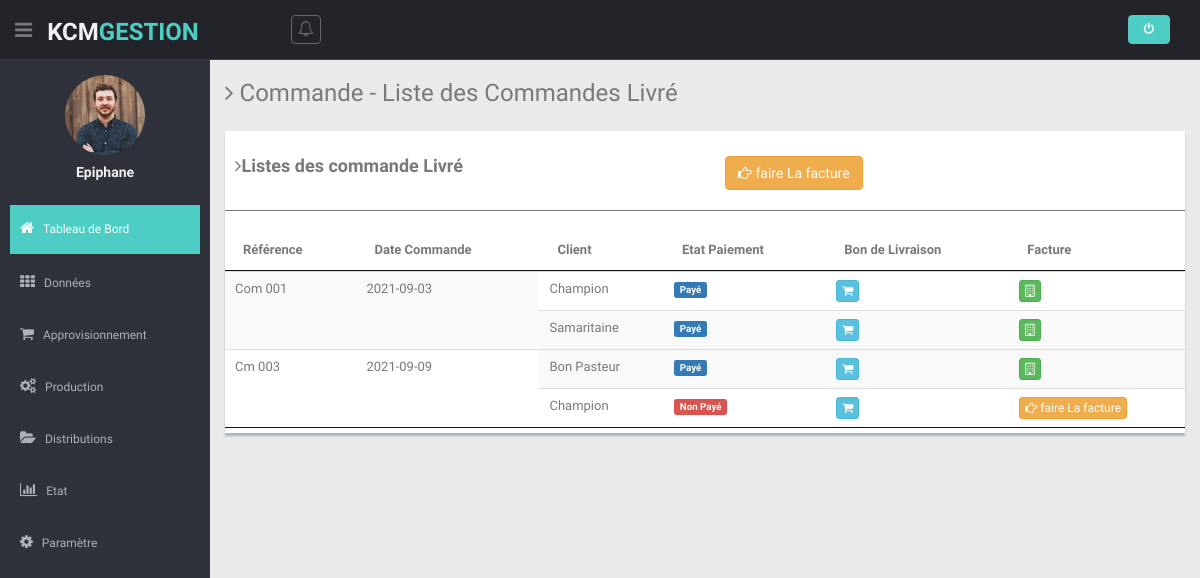
The page /views/bon_de_livraison.php (signed in) on the database its author committed.
### tables this page shows
CREATE TABLE `users` (
  `id_users` int(11) NOT NULL,
  `username` varchar(64) NOT NULL,
  `email` varchar(64) NOT NULL,
  `password` varchar(128) NOT NULL,
  `dateCreate` date DEFAULT NULL
);

CREATE TABLE `commande` (
  `id_com` int(11) NOT NULL,
  `reference_commande` varchar(128) NOT NULL,
  `date_com` date DEFAULT NULL,
  `livraison` varchar(16) NOT NULL,
  `user_create` varchar(16) DEFAULT NULL,
  `dateCreate` date DEFAULT NULL
);

CREATE TABLE `clients` (
  `id_client` int(11) NOT NULL,
  `nom_client` varchar(64) NOT NULL,
  `adresse_client` varchar(128) DEFAULT NULL,
  `telephone` varchar(255) NOT NULL,
  `user_create` varchar(64) DEFAULT NULL,
  `dateCreate` date DEFAULT NULL
);

### models/modelLogin.php (called while the page is built, shortened)
<?php
class DemoLib
{
    public function UserDetails($user_id)
    {
        try {
            $db = dbConnect();
            $query = $db->prepare("SELECT id_users, username, email FROM users WHERE id_users=:id_users");
            $query->bindParam("id_users", $user_id, PDO::PARAM_STR);
            $query->execute();
            if ($query->rowCount() > 0) {
                return $query->fetch(PDO::FETCH_OBJ);
            }
        } catch (PDOException $e) {
            exit($e->getMessage());
        }
    }
}

### models/modelCommande.php (called while the page is built, shortened)
<?php
class ModelCommande
{
    public function getAllLivr()
    {
        try {
            $db = dbConnect();
            $query = $db->prepare("SELECT *, COUNT(distribu_com.id_com_liv) AS comptDate FROM commande, distribu_com,clients WHERE distribu_com.id_com_liv  = commande.id_com AND distribu_com.id_clt = clients.id_client AND livraison like '%livre%' GROUP BY id_com");
            $query->execute();
            return $query->fetchall(PDO::FETCH_OBJ);
        } catch (PDOException $e) {
            exit($e->getMessage());
        }
    }
}

### controller/controllerCommande.php (called while the page is built, shortened)
<?php
require  '../models/modelCommande.php';
$commande = new ModelCommande();
$comlivre = $commande->getAllLivr();

### views/bon_de_livraison.php (the view, shortened to what this page needs)
<?php $title = 'Commande';
require('head.php');
require('header.php');
require('sibar.php');
require('../controller/controllerCommande.php');
?>
<section class="wrapper">
    <h3><i class="fa fa-angle-right"></i> Commande - Liste des Commandes Livré</h3>
    <div class="row mt">
        <div class="col-md-12">
            <div class="content-panel">
                <h4>
                    <div class="row">
                        <div class="col-lg-6">
                            <i class="fa fa-angle-right"></i><b>Listes des commande Livré</b>
                        </div>
                        <div class="col-lg-2">
                            <a href="addFacture.php" class="btn btn-warning outline" title="Cliqué pour faire la Facture"><i class="fa fa-hand-o-right"></i> faire La facture</a>
                        </div>
                    </div>
                </h4>
                <hr>
                <table class="table table-striped table-hover" id="myTable">
                    <thead>
                        <tr>
                            <th>Référence</th>
                            <th>Date Commande</th>
                            <th> Client</th>
                            <th> Etat Paiement</th>
                            <th> Bon de Livraison</th>
                            <th> Facture</th>
                        </tr>
                    </thead>
                    <tbody>
                        <?php foreach ($comlivre as $echoComD) : ?>
                            <tr>
                                <td rowspan="<?= $echoComD->comptDate + 1; ?>"><?= $echoComD->reference_commande ?></td>
                                <td rowspan="<?= $echoComD->comptDate + 1; ?>"><?= $echoComD->date_com ?></td>
                                <?php
                                $cltComid = $echoComD->id_com;
                                $db = dbConnect();
                                $query = $db->prepare("SELECT * FROM commande, distribu_com,clients WHERE distribu_com.id_com_liv  = commande.id_com AND distribu_com.id_clt = clients.id_client  AND commande.id_com  = '" . $cltComid . "'");
                                $query->execute();
                                $idCltDate = $query->fetchall(PDO::FETCH_OBJ);
                                foreach ($idCltDate as $dayClt) :;
                                ?>
                            <tr>
                                <td><?= $dayClt->nom_client ?></td>
                                <td>
                                    <?php
                                    $etatPaie = $dayClt->etat_paiement;
                                    if ($etatPaie == "payer") :; ?>
                                        <span class="label label-primary label-mini">Payé</span>
                                    <?php else : ?>
                                        <span class="label label-danger label-mini">Non Payé</span>
                                    <?php endif; ?>
                                </td>
                                <td>
                                    <a href="factureComPaie.php?id_fac_paie=<?= $dayClt->id_com; ?>" class="btn btn-info btn-xs" title="Cliqué pour faire livré"><i class="fa fa-shopping-cart"></i></a>
                                </td>
                                <td>
                                    <?php
                                    $etatPaie = $dayClt->etat_paiement;
                                    if ($etatPaie == "payer") :; ?>
                                        <a href="factureCommandePaie.php?id_fac_paie_com=<?= $dayClt->id_com ?>" class="btn btn-success btn-xs" title="Cliqué pour faire livré"><i class="fa fa-building-o"></i></a>
                                    <?php else : ?>
                                        <a href="addFacture.php" class="btn btn-warning btn-xs" title="Cliqué pour faire la Facture"><i class="fa fa-hand-o-right"></i> faire La facture</a>
                                    <?php endif; ?>
                                </td>
                            </tr>
                        <?php endforeach; ?>
                        </tr>
                    <?php endforeach; ?>
                    </tbody>
                </table>
            </div>
        </div>
    </div>
</section>
</section>
</body>
</html>

### views/sibar.php (shortened to what this page needs)
<aside>
  <div id="sidebar" class="nav-collapse ">
    <ul class="sidebar-menu" id="nav-accordion">
      <p class="centered"><a href="profile.html"><img src="img/ui-sam.jpg" class="img-circle" width="80"></a></p>
      <h5 class="centered"><?= $user->username;
                            ?></h5>
      <li class="mt">
        <a class="active" href="accueil.php">
          <i class="fa fa-home"></i>
          <span>Tableau de Bord</span>
        </a>
      </li>
      <li class="sub-menu">
        <a href="javascript:;">
          <i class="fa fa-th"></i>
          <span>Données</span>
        </a>
      </li>
      <li class="sub-menu">
        <a href="javascript:;">
          <i class="fa fa-shopping-cart"></i>
          <span>Approvisionnement</span>
        </a>
      </li>
      <li class="sub-menu">
        <a href="javascript:;">
          <i class="fa fa-cogs"></i>
          <span>Production</span>
        </a>
      </li>
      <li class="sub-menu">
        <a href="javascript:;">
          <i class="fa fa-folder-open"></i>
          <span>Distributions</span>
        </a>
      </li>
      <li class="sub-menu">
        <a href="javascript:;">
          <i class="fa fa-bar-chart-o"></i>
          <span>Etat</span>
        </a>
      </li>
      <li class="sub-menu">
        <a href="javascript:;">
          <i class="fa fa-cog"></i>
          <span>Paramètre</span>
        </a>
      </li>
    </ul>
  </div>
</aside>
<section id="main-content">

### views/css/style.css (style rules this page uses)
body { color: #797979; background: #eaeaea; font-family: 'Ruda', sans-serif; padding: 0px !important; margin: 0px !important; font-size:13px; }
ul li { list-style: none; }
a, a:hover, a:focus { text-decoration: none; outline: none; }
hr { margin-top: 20px; margin-bottom: 20px; border: 0; border-top: 1px solid #797979; }
.centered { text-align: center; }
.mt { margin-top: 25px; }
#sidebar { width: 210px; height: 100%; position: fixed; background: #2f323a; }
#sidebar h5 { color: #f2f2f2; font-weight: 700; }
#sidebar ul li { position: relative; }
ul.sidebar-menu , ul.sidebar-menu li ul.sub { margin: -2px 0 0; padding: 0; }
ul.sidebar-menu { margin-top: 75px; }
ul.sidebar-menu li { margin-bottom: 5px; margin-left:10px; margin-right:10px; }
ul.sidebar-menu li.sub-menu { line-height: 15px; }
ul.sidebar-menu li a span { display: inline-block; }
ul.sidebar-menu li a { color: #aeb2b7; text-decoration: none; display: block; padding: 15px 0 15px 10px; font-size: 12px; outline: none; -webkit-transition: all 0.3s ease; -moz-transition: all 0.3s ease; -o-transition: all 0.3s ease; -ms-transition: all 0.3s ease; transition: all 0.3s ease; }
ul.sidebar-menu li a.active, ul.sidebar-menu li a:hover, ul.sidebar-menu li a:focus { background: #4ECDC4; color: #fff; display: block; -webkit-transition: all 0.3s ease; -moz-transition: all 0.3s ease; -o-transition: all 0.3s ease; -ms-transition: all 0.3s ease; transition: all 0.3s ease; }
ul.sidebar-menu li a i { font-size: 15px; padding-right: 6px; }
ul.sidebar-menu li a.active i { color: #fff; }
#main-content { margin-left: 210px; }
.wrapper { display: inline-block; margin-top: 60px; padding-left: 15px; padding-right: 15px; padding-bottom: 15px; padding-top: 0px; width: 100%; }
.content-panel { background: #ffffff; box-shadow: 0px 3px 2px #aab2bd; padding-top: 15px; padding-bottom: 5px; }
.content-panel h4 { margin-left: 10px; }

### rows shown on the page
users: username "Epiphane"
commande: reference_commande "Com 001", date_com "2021-09-03", clients.nom_client "Champion", shows "Payé", clients.nom_client "Samaritaine"
commande: reference_commande "Cm 003", date_com "2021-09-09", clients.nom_client "Bon Pasteur", shows "Payé", clients.nom_client "Champion", shows "faire La facture"
